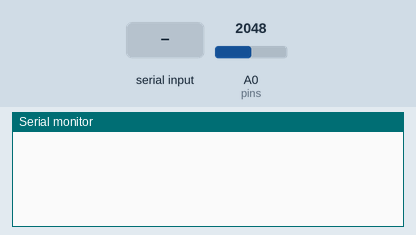
Recording of a sketch running on a simulated Particle Photon. On the bench: the last lines printed to the serial monitor. Inputs (shaded band) come from the test bench; at power-on: A0 (pins) = 2048.

Above: at 1.2 s.
1.3 s: "i\n" received over Serial
At 2.1 s:
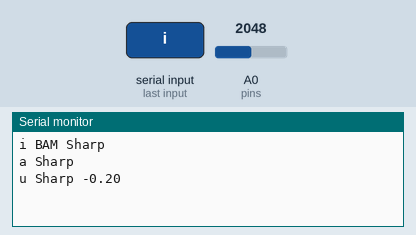
2.8 s: A0 (pins) set to 1360
At 3.9 s:
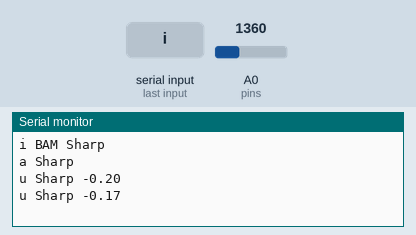
4.3 s: A0 (pins) set to 1228
At 5.0 s:
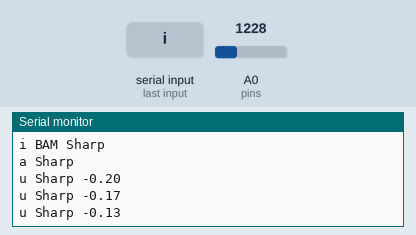

The sketch:

LGMLSharp.ino
```cpp
#include "SharpIR.h"
#include "LGML.h"

SharpIR sharp(A0,1080);

LGML lgml(Serial);
#define NUM_INPUTS  1
int pins[NUM_INPUTS] = {A0}; //inclure toutes les entrées qu'on veut
String pinsNames[NUM_INPUTS] = {"Sharp"};

void setup() {

  Serial.begin(9600);

 //Initialisation LGML
  lgml.init("BAM Sharp", NUM_INPUTS,0);
  lgml.inputNames = pinsNames;

}

void loop() {
  float value = sharp.distance()*1.;
  float mappedValue = (value-7)/30.;

  lgml.updateInputValue(0,mappedValue);

  lgml.update();
  delay(10);
}
```

LGML.cpp
```cpp
#include "LGML.h"

void LGML::init(String description, int numInputs, int numOutputs)
{

  this->sendOnChangeOnly = true;
  this->description = description;

  this->numInputs = numInputs;
  this->numOutputs = numOutputs;
  inputNames = new String[0];
  outputNames = new String[0];
  values = new float[numInputs];
  buffer = "";
}

void LGML::update()
{

  while(serial.available() > 0)
  {
    char c = serial.read();
    switch(c)
    {
      case '\r': //nothing
      break;

      case '\n':
      processBuffer();
      buffer = "";
      break;

      default:
      buffer += c;
      break;
    }
  }
}

void LGML::processBuffer()
{
  char command = buffer[0];
  switch(command)
  {
    case 'i':
      serial.print("i "); //i for identifications
      serial.print(description);
      serial.print("\n");

      for(int i=0;i<numInputs;i++)
      {
        serial.print("a "); //a for inputs
        serial.print(inputNames[i]);
        serial.print("\n");
      }

      for(int i=0;i<numOutputs;i++)
      {
        serial.print("o "); //o for inputs
        serial.print(outputNames[i]);
        serial.print("\n");
      }

      isIdentified = true;
      digitalWrite(13,HIGH);
      break;
  }
}

void LGML::updateInputValue(int inputIndex, float value)
{
  if(!isIdentified) return;

  if(sendOnChangeOnly && values[inputIndex] == value) return;

  serial.print("u "); //update
  serial.print(inputNames[inputIndex]);
  serial.print(" ");
  serial.print(value);
  serial.print("\n");

  values[inputIndex] = value;
}
```

LGML.h
```cpp
#include "Arduino.h"

class LGML
{
public :
  enum IOType {DIGITAL,ANALOG};
  Stream &serial;
  LGML(Stream &s):serial(s){isIdentified = false;}
  bool isIdentified;
  void init(String description, int numInputs, int numOutputs);
  String description;
  int numInputs;
  int numOutputs;
  String * inputNames;
  String * outputNames;
  float * values;

  bool sendOnChangeOnly;

  String buffer;
  void processBuffer();

  void updateInputValue(int inputIndex, float value);

  void update();
  typedef void(*outputUpdateEvent)(String, int);
  void (*ouputUpdate) (String name, float value);


  void outputUpdate (outputUpdateEvent);
};
```

SharpIR.cpp
```cpp
/*
	SharpIR

	Arduino library for retrieving distance (in cm) from the analog GP2Y0A21Y and GP2Y0A02YK

	From an original version of Dr. Marcal Casas-Cartagena (marcal.casas@gmail.com)

    Version : 1.0 : Guillaume Rico
    + Remove average and use median
    + Definition of number of sample in .h
    + Define IR pin as input

    Version : 1.1 : Thibaut Mauon
    + Add SHARP GP2Y0A710K0F for 100cm to 500cm by Thibaut Mauron

	https://github.com/guillaume-rico/SharpIR

    Original comment from Dr. Marcal Casas-Cartagena :
   The Sahrp IR sensors are cheap but somehow unreliable. I've found that when doing continous readings to a
   fix object, the distance given oscilates quite a bit from time to time. For example I had an object at
   31 cm. The readings from the sensor were mainly steady at the correct distance but eventually the distance
   given dropped down to 25 cm or even 16 cm. That's quite a bit and for some applications it is quite
   unacceptable. I checked the library http://code.google.com/p/gp2y0a21yk-library/ by Jeroen Doggen
   (jeroendoggen@gmail.com) and what the author was doing is to take a bunch of readings and give an average of them

   The present library works similary. It reads a bunch of readings (avg), it checks if the current reading
   differs a lot from the previous one (tolerance) and if it doesn't differ a lot, it takes it into account
   for the mean distance.
   The distance is calculated from a formula extracted from the graphs on the sensors datasheets
   After some tests, I think that a set of 20 to 25 readings is more than enough to get an accurate distance
   Reading 25 times and return a mean distance takes 53 ms. For my application of the sensor is fast enough.
   This library has the formulas to work with the GP2Y0A21Y and the GP2Y0A02YK sensors but exanding it for
   other sensors is easy enough.
*/

#ifdef Arduino
  #include "Arduino.h"
#elif defined(SPARK)
  #include "Particle.h"
  #include "math.h"
#endif
#include "SharpIR.h"

// Initialisation function
//  + irPin : is obviously the pin where the IR sensor is attached
//  + sensorModel is a int to differentiate the two sensor models this library currently supports:
//    > 1080 is the int for the GP2Y0A21Y and
//    > 20150 is the int for GP2Y0A02YK and
//    > 100500 is the long for GP2Y0A710K0F
//    The numbers reflect the distance range they are designed for (in cm)
SharpIR::SharpIR(int irPin, long sensorModel) {

    _irPin=irPin;
    _model=sensorModel;

    // Define pin as Input
    pinMode (_irPin, INPUT);

    #ifdef ARDUINO
      analogReference(DEFAULT);
    #endif
}

// Sort an array
void SharpIR::sort(int a[], int size) {
    for(int i=0; i<(size-1); i++) {
        bool flag = true;
        for(int o=0; o<(size-(i+1)); o++) {
            if(a[o] > a[o+1]) {
                int t = a[o];
                a[o] = a[o+1];
                a[o+1] = t;
                flag = false;
            }
        }
        if (flag) break;
    }
}

// Read distance and compute it
int SharpIR::distance() {

    int ir_val[NB_SAMPLE];
    int distanceCM;
    float current;


    for (int i=0; i<NB_SAMPLE; i++){
        // Read analog value
        ir_val[i] = analogRead(_irPin);
    }

    // Sort it
    sort(ir_val,NB_SAMPLE);


    if (_model==1080) {

        // Different expressions required as the Photon has 12 bit ADCs vs 10 bit for Arduinos
        #ifdef ARDUINO
          distanceCM = 27.728 * pow(map(ir_val[NB_SAMPLE / 2], 0, 1023, 0, 5000)/1000.0, -1.2045);
        #elif defined(SPARK)
          distanceCM = 27.728 * pow(map(ir_val[NB_SAMPLE / 2], 0, 4095, 0, 5000)/1000.0, -1.2045);
        #endif

    } else if (_model==20150){

        // Previous formula used by  Dr. Marcal Casas-Cartagena
        // puntualDistance=61.573*pow(voltFromRaw/1000, -1.1068);

        // Different expressions required as the Photon has 12 bit ADCs vs 10 bit for Arduinos
        #ifdef ARDUINO
          distanceCM = 60.374 * pow(map(ir_val[NB_SAMPLE / 2], 0, 1023, 0, 5000)/1000.0, -1.16);
        #elif defined(SPARK)
          distanceCM = 60.374 * pow(map(ir_val[NB_SAMPLE / 2], 0, 4095, 0, 5000)/1000.0, -1.16);
        #endif

    } else if (_model==430){

        // Different expressions required as the Photon has 12 bit ADCs vs 10 bit for Arduinos
        #ifdef ARDUINO
          distanceCM = 12.08 * pow(map(ir_val[NB_SAMPLE / 2], 0, 1023, 0, 5000)/1000.0, -1.058);
        #elif defined(SPARK)
          distanceCM = 12.08 * pow(map(ir_val[NB_SAMPLE / 2], 0, 4095, 0, 5000)/1000.0, -1.058);
        #endif

    } else if (_model==100500){

        #ifdef ARDUINO
          current = map(ir_val[NB_SAMPLE / 2], 0, 1023, 0, 5000);
        #elif defined(SPARK)
          current = map(ir_val[NB_SAMPLE / 2], 0, 4095, 0, 5000);
        #endif
        // use the inverse number of distance like in the datasheet (1/L)
        // y = mx + b = 137500*x + 1125
        // x = (y - 1125) / 137500
        // Different expressions required as the Photon has 12 bit ADCs vs 10 bit for Arduinos
        if (current < 1400 || current > 3300) {
          //false data
          distanceCM = 0;
        } else {
          distanceCM = 1.0 / (((current - 1125.0) / 1000.0) / 137.5);
        }
    }

    return distanceCM;
}
```

SharpIR.h
```cpp
/*
	SharpIR

	Arduino library for retrieving distance (in cm) from the analog GP2Y0A21Y and GP2Y0A02YK

	From an original version of Dr. Marcal Casas-Cartagena (marcal.casas@gmail.com)

    Version : 1.0 : Guillaume Rico

	https://github.com/guillaume-rico/SharpIR

*/

#ifndef SharpIR_h
#define SharpIR_h

#define NB_SAMPLE 25

#ifdef ARDUINO
  #include "Arduino.h"
#elif defined(SPARK)
  #include "Particle.h"
#endif

class SharpIR
{
  public:

    SharpIR (int irPin, long sensorModel);
    int distance();

  private:

    void sort(int a[], int size);

    int _irPin;
    long _model;
};

#endif
```

Measured:
- after the input at 1.3 s, the serial monitor: prints a new line at once (image 1)
- after the input at 2.8 s, the serial monitor: prints a new line at once (image 2)
- after the input at 4.3 s, the serial monitor: prints a new line at once (image 3)
